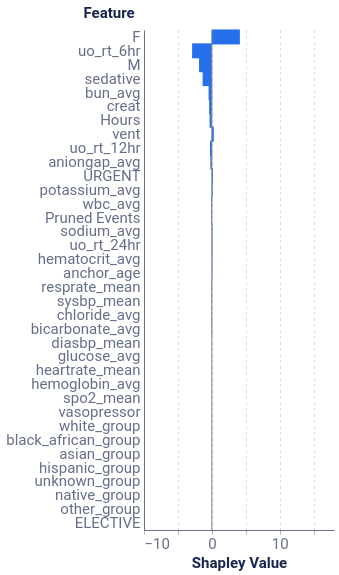

The notebook cell this image was saved under:
### Code cell
# 1. First, let's make a copy of your data to avoid modifying the original
normalized_negative_data = negative_instance_data.copy()

# 2. Normalize the Hours column (index 0) to be between 0 and 1
normalized_negative_data[:, :, 0] = negative_instance_data[:, :, 0] / 47.0  # Since Hours goes from 0 to 47

# 3. Now try TimeSHAP with the normalized data
feature_dict = {
    'rs': 42, 
    'nsamples': 500000,
    'feature_names': model_features,  # Keep all original feature names
    'plot_features': plot_features   # Use all features for plotting
}

feature_negative_data = local_feat(f_hs, normalized_negative_data, feature_dict, negative_instance_id, sequence_id_feat, average_event, pruning_negative_idx)

feature_negative_plot = plot_feat_barplot(feature_negative_data, feature_dict.get('top_feats'), feature_dict.get('plot_features'))
feature_negative_plot

### Figure 1 — Vega-Lite specification as saved in the notebook (floating-point values rounded to 4 significant figures)
{"config": {"axis": {"domain": true, "domainColor": "#666F89", "grid": false, "gridCap": "round", "gridColor": "#B3B7C4", "gridDash": [2, 4], "gridWidth": 0.5, "labelColor": "#666F89", "labelFont": "Roboto, Arial, sans-serif", "labelPadding": 2, "tickColor": "#666F89", "tickOpacity": 0.5, "tickSize": 4, "titleColor": "#19274E", "titleFont": "Roboto, Arial, sans-serif", "titleFontSize": 12}, "axisBand": {"domain": true, "labelPadding": 4, "ticks": false}, "axisY": {"domain": false, "titleAlign": "left", "titleAngle": 0, "titleX": -20, "titleY": -10}, "legend": {"labelColor": "#666F89", "labelFont": "Roboto, Arial, sans-serif", "labelFontSize": 12, "symbolSize": 40, "titleColor": "#19274E", "titleFont": "Roboto, Arial, sans-serif", "titleFontSize": 12, "titlePadding": 4}, "arc": {"stroke": "#FFFFFF", "strokeWidth": 1}, "bar": {"fill": "#2770EB", "stroke": null}, "line": {"stroke": "#2770EB", "strokeWidth": 2}, "path": {"stroke": "#2770EB", "strokeWidth": 0.5}, "point": {"fill": "#2770EB", "shape": "circle", "filled": true}, "rect": {"fill": "#2770EB"}, "rule": {"stroke": "#666F89"}, "shape": {"stroke": "#2770EB"}, "text": {"color": "#19274E", "font": "Roboto, Arial, sans-serif", "fontSize": 12}, "range": {"category": ["#2770EB", "#77B98A", "#DA5252", "#FFC400", "#A87AEA", "#00A39E", "#19274E"], "diverging": ["#006360", "#2BB3AE", "#96D9D7", "#FFFFFF", "#EDAAAA", "#DA5252", "#811D1D"], "heatmap": ["#18448F", "#1B4EA5", "#2770EB", "#4C88EE", "#82ACF3", "#A6C4F7", "#E9F1FD"], "ramp": ["#18448F", "#1B4EA5", "#2770EB", "#4C88EE", "#82ACF3", "#A6C4F7", "#E9F1FD"]}, "background": "#FFFFFF", "group": {"fill": "#FFFFFF"}, "header": {"labelColor": "#19274E", "labelFont": "Roboto, Arial, sans-serif", "labelFontSize": 12, "titleColor": "#19274E", "titleFont": "Roboto, Arial, sans-serif", "titleFontSize": 16}, "title": {"anchor": "start", "color": "#19274E", "font": "Roboto, Arial, sans-serif", "fontSize": 20, "fontWeight": "bold", "offset": 20, "subtitleColor": "#19274E", "subtitleFontSize": 16}, "view": {"continuousHeight": 300, "continuousWidth": 400, "stroke": "transparent"}}, "layer": [{"data": {"name": "data-2b486e4cc0bc6548ae56a7beb3ca4521"}, "mark": {"type": "bar", "size": 15, "thickness": 1}, "encoding": {"x": {"axis": {"grid": true, "labelFontSize": 15, "title": "Shapley Value", "titleFontSize": 15}, "field": "Shapley Value", "scale": {"domain": [-9, 18]}, "type": "quantitative"}, "y": {"axis": {"labelFontSize": 15, "title": "Feature", "titleFontSize": 15, "titleX": -61}, "field": "Feature", "sort": {"field": "sort_col", "order": "descending"}, "type": "nominal"}}}, {"data": {"name": "data-9c00aa9dc2b1c1a0b4bf9b34ead12925"}, "mark": {"type": "rule", "color": "#798184"}, "encoding": {"x": {"field": "x", "type": "quantitative"}}}], "height": 500, "width": 190, "$schema": "https://vega.github.io/schema/vega-lite/v4.17.0.json", "datasets": {"data-2b486e4cc0bc6548ae56a7beb3ca4521": [{"Random seed": 42, "NSamples": 500000, "Feature": "Hours", "Shapley Value": -0.3351, "sort_col": 0.3351}, {"Random seed": 42, "NSamples": 500000, "Feature": "aniongap_avg", "Shapley Value": -0.2238, "sort_col": 0.2238}, {"Random seed": 42, "NSamples": 500000, "Feature": "bicarbonate_avg", "Shapley Value": 0.04171, "sort_col": 0.04171}, {"Random seed": 42, "NSamples": 500000, "Feature": "bun_avg", "Shapley Value": -0.4831, "sort_col": 0.4831}, {"Random seed": 42, "NSamples": 500000, "Feature": "chloride_avg", "Shapley Value": -0.04794, "sort_col": 0.04794}, {"Random seed": 42, "NSamples": 500000, "Feature": "creat", "Shapley Value": -0.4025, "sort_col": 0.4025}, {"Random seed": 42, "NSamples": 500000, "Feature": "diasbp_mean", "Shapley Value": 0.0, "sort_col": 0.0}, {"Random seed": 42, "NSamples": 500000, "Feature": "glucose_avg", "Shapley Value": 0.0, "sort_col": 0.0}, {"Random seed": 42, "NSamples": 500000, "Feature": "heartrate_mean", "Shapley Value": 0.0, "sort_col": 0.0}, {"Random seed": 42, "NSamples": 500000, "Feature": "hematocrit_avg", "Shapley Value": 0.06615, "sort_col": 0.06615}, {"Random seed": 42, "NSamples": 500000, "Feature": "hemoglobin_avg", "Shapley Value": 0.0, "sort_col": 0.0}, {"Random seed": 42, "NSamples": 500000, "Feature": "potassium_avg", "Shapley Value": 0.1126, "sort_col": 0.1126}, {"Random seed": 42, "NSamples": 500000, "Feature": "resprate_mean", "Shapley Value": -0.05646, "sort_col": 0.05646}, {"Random seed": 42, "NSamples": 500000, "Feature": "sodium_avg", "Shapley Value": 0.08464, "sort_col": 0.08464}, {"Random seed": 42, "NSamples": 500000, "Feature": "spo2_mean", "Shapley Value": 0.0, "sort_col": 0.0}, {"Random seed": 42, "NSamples": 500000, "Feature": "sysbp_mean", "Shapley Value": -0.05227, "sort_col": 0.05227}, {"Random seed": 42, "NSamples": 500000, "Feature": "uo_rt_12hr", "Shapley Value": -0.2775, "sort_col": 0.2775}, {"Random seed": 42, "NSamples": 500000, "Feature": "uo_rt_24hr", "Shapley Value": 0.07847, "sort_col": 0.07847}, {"Random seed": 42, "NSamples": 500000, "Feature": "uo_rt_6hr", "Shapley Value": -2.912, "sort_col": 2.912}, {"Random seed": 42, "NSamples": 500000, "Feature": "wbc_avg", "Shapley Value": -0.1061, "sort_col": 0.1061}, {"Random seed": 42, "NSamples": 500000, "Feature": "sedative", "Shapley Value": -1.364, "sort_col": 1.364}, {"Random seed": 42, "NSamples": 500000, "Feature": "vasopressor", "Shapley Value": 0.0, "sort_col": 0.0}, {"Random seed": 42, "NSamples": 500000, "Feature": "vent", "Shapley Value": 0.2866, "sort_col": 0.2866}, {"Random seed": 42, "NSamples": 500000, "Feature": "anchor_age", "Shapley Value": 0.05994, "sort_col": 0.05994}, {"Random seed": 42, "NSamples": 500000, "Feature": "F", "Shapley Value": 4.128, "sort_col": 4.128}, {"Random seed": 42, "NSamples": 500000, "Feature": "M", "Shapley Value": -1.889, "sort_col": 1.889}, {"Random seed": 42, "NSamples": 500000, "Feature": "white_group", "Shapley Value": 0.0, "sort_col": 0.0}, {"Random seed": 42, "NSamples": 500000, "Feature": "black_african_group", "Shapley Value": 0.0, "sort_col": 0.0}, {"Random seed": 42, "NSamples": 500000, "Feature": "asian_group", "Shapley Value": 0.0, "sort_col": 0.0}, {"Random seed": 42, "NSamples": 500000, "Feature": "hispanic_group", "Shapley Value": 0.0, "sort_col": 0.0}, {"Random seed": 42, "NSamples": 500000, "Feature": "unknown_group", "Shapley Value": 0.0, "sort_col": 0.0}, {"Random seed": 42, "NSamples": 500000, "Feature": "native_group", "Shapley Value": 0.0, "sort_col": 0.0}, {"Random seed": 42, "NSamples": 500000, "Feature": "other_group", "Shapley Value": 0.0, "sort_col": 0.0}, {"Random seed": 42, "NSamples": 500000, "Feature": "ELECTIVE", "Shapley Value": 0.0, "sort_col": 0.0}, {"Random seed": 42, "NSamples": 500000, "Feature": "URGENT", "Shapley Value": 0.1443, "sort_col": 0.1443}, {"Random seed": 42, "NSamples": 500000, "Feature": "Pruned Events", "Shapley Value": -0.0884, "sort_col": 0.0884}], "data-9c00aa9dc2b1c1a0b4bf9b34ead12925": [{"x": 0}]}}
